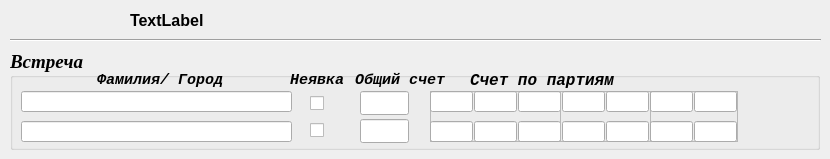
    <widget class="QWidget" name="tab_2">
     <attribute name="title">
      <string>Результаты</string>
     </attribute>
     <widget class="QGroupBox" name="groupBox_match">
      <property name="geometry">
       <rect>
        <x>10</x>
        <y>50</y>
        <width>810</width>
        <height>100</height>
       </rect>
      </property>
      <property name="font">
       <font>
        <family>Times New Roman</family>
        <pointsize>14</pointsize>
        <weight>75</weight>
        <italic>true</italic>
        <bold>true</bold>
       </font>
      </property>
      <property name="title">
       <string>Встреча</string>
      </property>
      <property name="flat">
       <bool>false</bool>
      </property>
      <widget class="QLabel" name="label_22">
       <property name="geometry">
        <rect>
         <x>460</x>
         <y>22</y>
         <width>161</width>
         <height>16</height>
        </rect>
       </property>
       <property name="font">
        <font>
         <family>Courier New</family>
         <pointsize>12</pointsize>
         <weight>75</weight>
         <italic>true</italic>
         <bold>true</bold>
         <kerning>false</kerning>
        </font>
       </property>
       <property name="text">
        <string>Счет по партиям</string>
       </property>
      </widget>
      <widget class="QLabel" name="label_24">
       <property name="geometry">
        <rect>
         <x>345</x>
         <y>22</y>
         <width>91</width>
         <height>16</height>
        </rect>
       </property>
       <property name="font">
        <font>
         <family>Courier New</family>
         <pointsize>11</pointsize>
         <weight>75</weight>
         <italic>true</italic>
         <bold>true</bold>
         <kerning>false</kerning>
        </font>
       </property>
       <property name="text">
        <string>Общий счет</string>
       </property>
      </widget>
      <widget class="QPushButton" name="Button_Ok">
       <property name="geometry">
        <rect>
         <x>730</x>
         <y>36</y>
         <width>71</width>
         <height>61</height>
        </rect>
       </property>
       <property name="text">
        <string/>
       </property>
       <property name="icon">
        <iconset>
         <normaloff>../icons/Ok.png</normaloff>../icons/Ok.png</iconset>
       </property>
       <property name="iconSize">
        <size>
         <width>48</width>
         <height>48</height>
        </size>
       </property>
       <property name="flat">
        <bool>true</bool>
       </property>
      </widget>
      <widget class="QLabel" name="label_21">
       <property name="geometry">
        <rect>
         <x>87</x>
         <y>22</y>
         <width>171</width>
         <height>16</height>
        </rect>
       </property>
       <property name="font">
        <font>
         <family>Courier New</family>
         <pointsize>11</pointsize>
         <weight>75</weight>
         <italic>true</italic>
         <bold>true</bold>
         <kerning>false</kerning>
        </font>
       </property>
       <property name="text">
        <string>Фамилия/ Город</string>
       </property>
      </widget>
      <widget class="QLabel" name="label_45">
       <property name="geometry">
        <rect>
         <x>280</x>
         <y>22</y>
         <width>61</width>
         <height>16</height>
        </rect>
       </property>
       <property name="font">
        <font>
         <family>Courier New</family>
         <pointsize>11</pointsize>
         <weight>75</weight>
         <italic>true</italic>
         <bold>true</bold>
         <kerning>false</kerning>
        </font>
       </property>
       <property name="text">
        <string>Неявка</string>
       </property>
      </widget>
      <widget class="QLineEdit" name="lineEdit_pl1_score_total">
       <property name="geometry">
        <rect>
         <x>350</x>
         <y>41</y>
         <width>49</width>
         <height>24</height>
        </rect>
       </property>
       <property name="font">
        <font>
         <pointsize>18</pointsize>
        </font>
       </property>
       <property name="alignment">
        <set>Qt::AlignCenter</set>
       </property>
      </widget>
      <widget class="QLineEdit" name="lineEdit_pl2_score_total">
       <property name="geometry">
        <rect>
         <x>350</x>
         <y>69</y>
         <width>49</width>
         <height>24</height>
        </rect>
       </property>
       <property name="font">
        <font>
         <pointsize>18</pointsize>
        </font>
       </property>
       <property name="alignment">
        <set>Qt::AlignCenter</set>
       </property>
      </widget>
      <widget class="QCheckBox" name="checkBox_7">
       <property name="geometry">
        <rect>
         <x>300</x>
         <y>43</y>
         <width>21</width>
         <height>20</height>
        </rect>
       </property>
       <property name="text">
        <string/>
       </property>
      </widget>
      <widget class="QCheckBox" name="checkBox_8">
       <property name="geometry">
        <rect>
         <x>300</x>
         <y>70</y>
         <width>21</width>
         <height>20</height>
        </rect>
       </property>
       <property name="text">
        <string/>
       </property>
      </widget>
      <widget class="QLineEdit" name="lineEdit_player1">
       <property name="geometry">
        <rect>
         <x>11</x>
         <y>41</y>
         <width>271</width>
         <height>21</height>
        </rect>
       </property>
       <property name="font">
        <font>
         <pointsize>11</pointsize>
        </font>
       </property>
      </widget>
      <widget class="QLineEdit" name="lineEdit_player2">
       <property name="geometry">
        <rect>
         <x>11</x>
         <y>71</y>
         <width>271</width>
         <height>21</height>
        </rect>
       </property>
       <property name="font">
        <font>
         <pointsize>11</pointsize>
        </font>
       </property>
      </widget>
      <widget class="QFrame" name="frame_gr_three">
       <property name="geometry">
        <rect>
         <x>420</x>
         <y>41</y>
         <width>131</width>
         <height>51</height>
        </rect>
       </property>
       <property name="frameShape">
        <enum>QFrame::StyledPanel</enum>
       </property>
       <property name="frameShadow">
        <enum>QFrame::Raised</enum>
       </property>
       <widget class="QLineEdit" name="lineEdit_pl2_s1">
        <property name="geometry">
         <rect>
          <x>0</x>
          <y>30</y>
          <width>43</width>
          <height>21</height>
         </rect>
        </property>
        <property name="font">
         <font>
          <pointsize>16</pointsize>
         </font>
        </property>
        <property name="alignment">
         <set>Qt::AlignCenter</set>
        </property>
       </widget>
       <widget class="QLineEdit" name="lineEdit_pl1_s3">
        <property name="geometry">
         <rect>
          <x>88</x>
          <y>0</y>
          <width>43</width>
          <height>21</height>
         </rect>
        </property>
        <property name="font">
         <font>
          <pointsize>16</pointsize>
         </font>
        </property>
        <property name="alignment">
         <set>Qt::AlignCenter</set>
        </property>
       </widget>
       <widget class="QLineEdit" name="lineEdit_pl1_s2">
        <property name="geometry">
         <rect>
          <x>44</x>
          <y>0</y>
          <width>43</width>
          <height>21</height>
         </rect>
        </property>
        <property name="font">
         <font>
          <pointsize>16</pointsize>
         </font>
        </property>
        <property name="alignment">
         <set>Qt::AlignCenter</set>
        </property>
       </widget>
       <widget class="QLineEdit" name="lineEdit_pl1_s1">
        <property name="geometry">
         <rect>
          <x>0</x>
          <y>0</y>
          <width>43</width>
          <height>21</height>
         </rect>
        </property>
        <property name="font">
         <font>
          <pointsize>16</pointsize>
         </font>
        </property>
        <property name="alignment">
         <set>Qt::AlignCenter</set>
        </property>
       </widget>
       <widget class="QLineEdit" name="lineEdit_pl2_s2">
        <property name="geometry">
         <rect>
          <x>44</x>
          <y>30</y>
          <width>43</width>
          <height>21</height>
         </rect>
        </property>
        <property name="font">
         <font>
          <pointsize>16</pointsize>
         </font>
        </property>
        <property name="alignment">
         <set>Qt::AlignCenter</set>
        </property>
       </widget>
       <widget class="QLineEdit" name="lineEdit_pl2_s3">
        <property name="geometry">
         <rect>
          <x>88</x>
          <y>30</y>
          <width>43</width>
          <height>21</height>
         </rect>
        </property>
        <property name="font">
         <font>
          <pointsize>16</pointsize>
         </font>
        </property>
        <property name="alignment">
         <set>Qt::AlignCenter</set>
        </property>
       </widget>
      </widget>
      <widget class="QFrame" name="frame_gr_five">
       <property name="geometry">
        <rect>
         <x>550</x>
         <y>41</y>
         <width>91</width>
         <height>51</height>
        </rect>
       </property>
       <property name="frameShape">
        <enum>QFrame::StyledPanel</enum>
       </property>
       <property name="frameShadow">
        <enum>QFrame::Raised</enum>
       </property>
       <widget class="QLineEdit" name="lineEdit_pl2_s5">
        <property name="geometry">
         <rect>
          <x>46</x>
          <y>30</y>
          <width>43</width>
          <height>21</height>
         </rect>
        </property>
        <property name="font">
         <font>
          <pointsize>16</pointsize>
         </font>
        </property>
        <property name="alignment">
         <set>Qt::AlignCenter</set>
        </property>
       </widget>
       <widget class="QLineEdit" name="lineEdit_pl1_s5">
        <property name="geometry">
         <rect>
          <x>46</x>
          <y>0</y>
          <width>43</width>
          <height>21</height>
         </rect>
        </property>
        <property name="font">
         <font>
          <pointsize>16</pointsize>
         </font>
        </property>
        <property name="alignment">
         <set>Qt::AlignCenter</set>
        </property>
       </widget>
       <widget class="QLineEdit" name="lineEdit_pl1_s4">
        <property name="geometry">
         <rect>
          <x>2</x>
          <y>0</y>
          <width>43</width>
          <height>21</height>
         </rect>
        </property>
        <property name="font">
         <font>
          <pointsize>16</pointsize>
         </font>
        </property>
        <property name="alignment">
         <set>Qt::AlignCenter</set>
        </property>
       </widget>
       <widget class="QLineEdit" name="lineEdit_pl2_s4">
        <property name="geometry">
         <rect>
          <x>2</x>
          <y>30</y>
          <width>43</width>
          <height>21</height>
         </rect>
        </property>
        <property name="font">
         <font>
          <pointsize>16</pointsize>
         </font>
        </property>
        <property name="alignment">
         <set>Qt::AlignCenter</set>
        </property>
       </widget>
      </widget>
      <widget class="QFrame" name="frame_gr_seven">
       <property name="geometry">
        <rect>
         <x>640</x>
         <y>41</y>
         <width>88</width>
         <height>51</height>
        </rect>
       </property>
       <property name="frameShape">
        <enum>QFrame::StyledPanel</enum>
       </property>
       <property name="frameShadow">
        <enum>QFrame::Raised</enum>
       </property>
       <widget class="QLineEdit" name="lineEdit_pl2_s6">
        <property name="geometry">
         <rect>
          <x>0</x>
          <y>30</y>
          <width>43</width>
          <height>21</height>
         </rect>
        </property>
        <property name="font">
         <font>
          <pointsize>16</pointsize>
         </font>
        </property>
        <property name="alignment">
         <set>Qt::AlignCenter</set>
        </property>
       </widget>
       <widget class="QLineEdit" name="lineEdit_pl1_s7">
        <property name="geometry">
         <rect>
          <x>44</x>
          <y>0</y>
          <width>43</width>
          <height>21</height>
         </rect>
        </property>
        <property name="font">
         <font>
          <pointsize>16</pointsize>
         </font>
        </property>
        <property name="alignment">
         <set>Qt::AlignCenter</set>
        </property>
       </widget>
       <widget class="QLineEdit" name="lineEdit_pl1_s6">
        <property name="geometry">
         <rect>
          <x>0</x>
          <y>0</y>
          <width>43</width>
          <height>21</height>
         </rect>
        </property>
        <property name="font">
         <font>
          <pointsize>16</pointsize>
         </font>
        </property>
        <property name="alignment">
         <set>Qt::AlignCenter</set>
        </property>
       </widget>
       <widget class="QLineEdit" name="lineEdit_pl2_s7">
        <property name="geometry">
         <rect>
          <x>44</x>
          <y>30</y>
          <width>43</width>
          <height>21</height>
         </rect>
        </property>
        <property name="font">
         <font>
          <pointsize>16</pointsize>
         </font>
        </property>
        <property name="alignment">
         <set>Qt::AlignCenter</set>
        </property>
       </widget>
      </widget>
     </widget>
     <widget class="Line" name="line_19">
      <property name="geometry">
       <rect>
        <x>10</x>
        <y>30</y>
        <width>811</width>
        <height>20</height>
       </rect>
      </property>
      <property name="orientation">
       <enum>Qt::Horizontal</enum>
      </property>
     </widget>
     <widget class="QLabel" name="label_result">
      <property name="geometry">
       <rect>
        <x>130</x>
        <y>10</y>
        <width>461</width>
        <height>20</height>
       </rect>
      </property>
      <property name="font">
       <font>
        <pointsize>12</pointsize>
        <weight>75</weight>
        <bold>true</bold>
       </font>
      </property>
      <property name="text">
       <string>TextLabel</string>
      </property>
     </widget>
    </widget>
